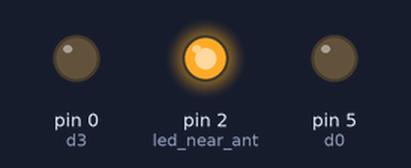
Simulated run of this program. Board: MicroPython board. On the bench: output pins drawn as LEDs (lit = HIGH). At 0.0 s the program stops and its outputs stay as they are.

Above: at 0.1 s.
Timing chart, 0 to 1.5 s (numbered marks = the images above):
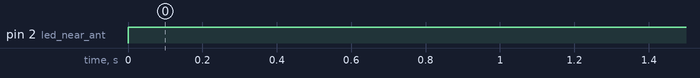

The program:

pin_basics.py
```python
from machine import Pin

d0 = Pin(5, Pin.OUT)   #d0
d0.off()


led_near_ant = Pin(2, Pin.OUT)   #also d4   #gpio2 is led near antenna and its inversed
led_near_ant.on()


# d2 = Pin(4,Pin. IN)
# d2 = Pin(4, Pin.OUT)
# d2.off()


d3 = Pin(0, Pin.OUT)  #d3
d3.off()    
```

Measured:
- by itself, pin 2 (led_near_ant): LOW → HIGH at 0.00 s
